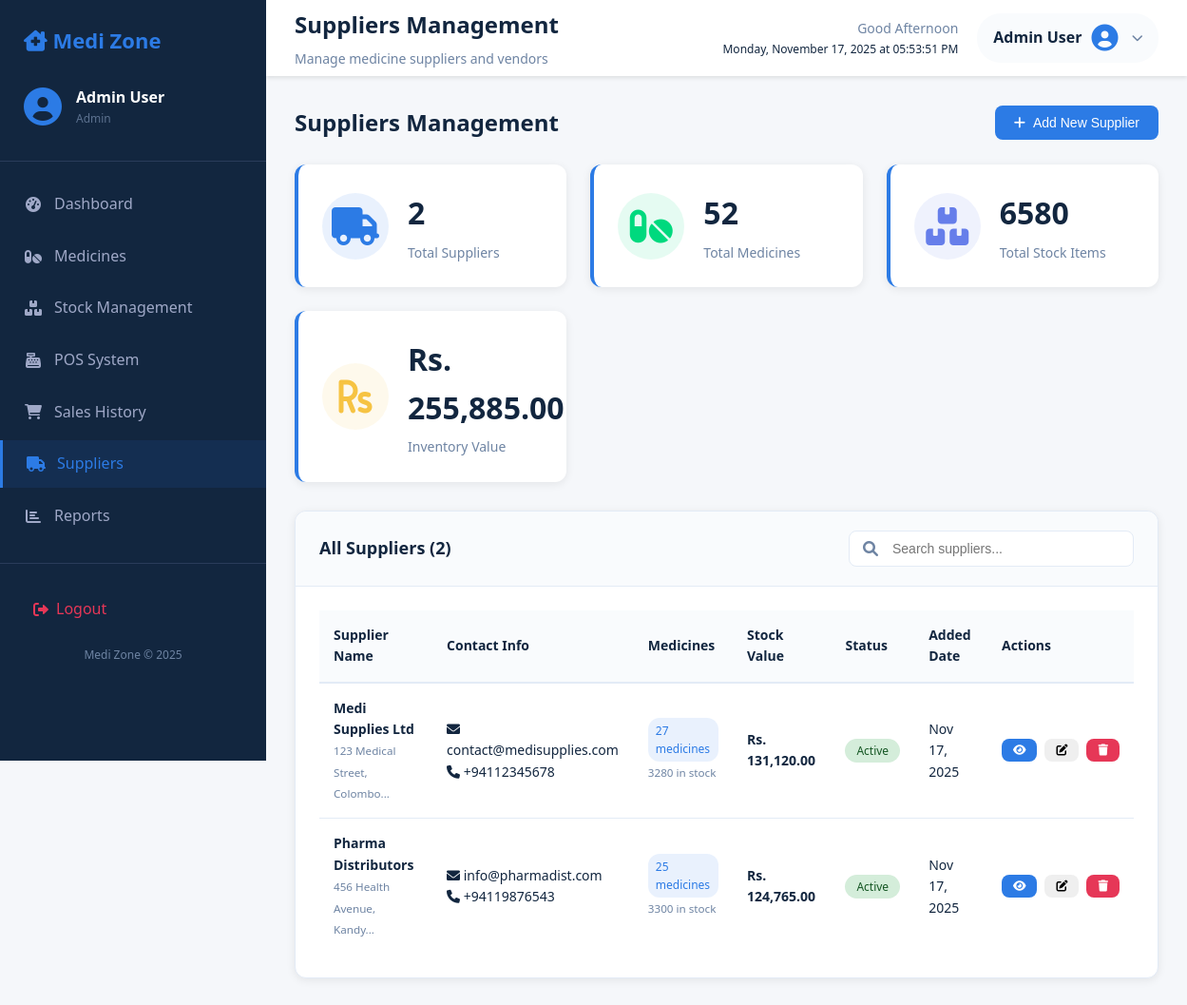
/pages/suppliers.php (signed in), run on the app's committed database.
### tables this page shows
CREATE TABLE suppliers (
    id INT AUTO_INCREMENT PRIMARY KEY,
    name VARCHAR(100) NOT NULL,
    email VARCHAR(100),
    phone VARCHAR(20),
    address TEXT,
    created_at TIMESTAMP DEFAULT CURRENT_TIMESTAMP,
    updated_at TIMESTAMP DEFAULT CURRENT_TIMESTAMP ON UPDATE CURRENT_TIMESTAMP
);

### pages/suppliers.php (the view, shortened to what this page needs)
<?php
require_once '../db.php';
try {
    $query = "SELECT s.*,
                     COUNT(m.id) as total_medicines,
                     COALESCE(SUM(m.quantity), 0) as total_stock,
                     COALESCE(SUM(m.quantity * m.cost_price), 0) as total_inventory_value
              FROM suppliers s
              LEFT JOIN medicines m ON s.id = m.supplier_id
              GROUP BY s.id
              ORDER BY s.created_at DESC";
    $stmt = $db->query($query);
    $suppliers = $stmt->fetchAll(PDO::FETCH_ASSOC);
} catch(PDOException $e) {
    $error = "Database error: " . $e->getMessage();
}
?>
<!DOCTYPE html>
<html lang="en">
<head>
    <link rel="stylesheet" href="../css/style.css">
    <link href="https://cdnjs.cloudflare.com/ajax/libs/font-awesome/6.0.0/css/all.min.css" rel="stylesheet">
</head>
<body>
    <div class="container">
        <?php include '../partials/sidebar.php'; ?>
        <div class="main-content">
            <?php include '../partials/header.php'; ?>
            <div class="content">
                <div class="page-actions">
                    <h2>Suppliers Management</h2>
                    <button class="btn btn-primary" onclick="openAddSupplierModal()">
                        <i class="fas fa-plus"></i> Add New Supplier
                    </button>
                </div>
                <div class="stats-grid">
                    <div class="stat-card">
                        <div class="stat-icon primary">
                            <i class="fas fa-truck"></i>
                        </div>
                        <div class="stat-info">
                            <h3><?php echo count($suppliers); ?></h3>
                            <p>Total Suppliers</p>
                        </div>
                    </div>
                    <div class="stat-card">
                        <div class="stat-icon success">
                            <i class="fas fa-pills"></i>
                        </div>
                        <div class="stat-info">
                            <h3><?php echo array_sum(array_column($suppliers, 'total_medicines')); ?></h3>
                            <p>Total Medicines</p>
                        </div>
                    </div>
                    <div class="stat-card">
                        <div class="stat-icon revenue">
                            <i class="fas fa-boxes"></i>
                        </div>
                        <div class="stat-info">
                            <h3><?php echo array_sum(array_column($suppliers, 'total_stock')); ?></h3>
                            <p>Total Stock Items</p>
                        </div>
                    </div>
                    <div class="stat-card">
                        <div class="stat-icon warning">
                            <i class="fas fa-rupee-sign"></i>
                        </div>
                        <div class="stat-info">
                            <h3>Rs. <?php echo number_format(array_sum(array_column($suppliers, 'total_inventory_value')), 2); ?></h3>
                            <p>Inventory Value</p>
                        </div>
                    </div>
                </div>
                <div class="card">
                    <div class="card-header">
                        <h3>All Suppliers (<?php echo count($suppliers); ?>)</h3>
                        <div class="search-box">
                            <i class="fas fa-search"></i>
                            <input type="text" id="searchSuppliers" placeholder="Search suppliers...">
                        </div>
                    </div>
                    <div class="card-body">
                        <div class="table-responsive">
                            <table class="data-table" id="suppliersTable">
                                <thead>
                                    <tr>
                                        <th>Supplier Name</th>
                                        <th>Contact Info</th>
                                        <th>Medicines</th>
                                        <th>Stock Value</th>
                                        <th>Status</th>
                                        <th>Added Date</th>
                                        <th>Actions</th>
                                    </tr>
                                </thead>
                                <tbody>
                                    <?php foreach ($suppliers as $supplier): ?>
                                        <tr>
                                            <td>
                                                <strong><?php echo htmlspecialchars($supplier['name']); ?></strong>
                                                <?php if ($supplier['address']): ?>
                                                    <br><small class="text-muted"><?php echo htmlspecialchars(substr($supplier['address'], 0, 50)); ?>...</small>
                                                <?php endif; ?>
                                            </td>
                                            <td>
                                                <?php if ($supplier['email']): ?>
                                                    <div><i class="fas fa-envelope"></i> <?php echo htmlspecialchars($supplier['email']); ?></div>
                                                <?php endif; ?>
                                                <?php if ($supplier['phone']): ?>
                                                    <div><i class="fas fa-phone"></i> <?php echo htmlspecialchars($supplier['phone']); ?></div>
                                                <?php endif; ?>
                                            </td>
                                            <td>
                                                <span class="badge badge-primary"><?php echo $supplier['total_medicines']; ?> medicines</span>
                                                <br>
                                                <small class="text-muted"><?php echo $supplier['total_stock']; ?> in stock</small>
                                            </td>
                                            <td>
                                                <strong>Rs. <?php echo number_format($supplier['total_inventory_value'], 2); ?></strong>
                                            </td>
                                            <td>
                                                <?php if ($supplier['total_medicines'] > 0): ?>
                                                    <span class="status-badge in-stock">Active</span>
                                                <?php else: ?>
                                                    <span class="status-badge out-of-stock">Inactive</span>
                                                <?php endif; ?>
                                            </td>
                                            <td><?php echo date('M j, Y', strtotime($supplier['created_at'])); ?></td>
                                            <td>
                                                <div class="action-buttons">
                                                    <button class="btn btn-sm btn-primary" onclick="viewSupplier(<?php echo $supplier['id']; ?>)">
                                                        <i class="fas fa-eye"></i>
                                                    </button>
                                                    <button class="btn btn-sm btn-warning" onclick="editSupplier(<?php echo $supplier['id']; ?>)">
                                                        <i class="fas fa-edit"></i>
                                                    </button>
                                                    <a href="?delete_id=<?php echo $supplier['id']; ?>"
                                                       class="btn btn-sm btn-danger"
                                                       onclick="return confirm('Are you sure you want to delete this supplier? This action cannot be undone.')">
                                                        <i class="fas fa-trash"></i>
                                                    </a>
                                                </div>
                                            </td>
                                        </tr>
                                    <?php endforeach; ?>
                                </tbody>
                            </table>
                        </div>
                    </div>
                </div>
            </div>
        </div>
    </div>
</body>
</html>

### pages/suppliers.php (style rules this page uses)
.badge { display: inline-block; padding: 4px 8px; border-radius: 12px; font-size: 12px; font-weight: 500; }
.badge-primary { background: rgba(44, 123, 229, 0.1); color: var(--primary); }

### data on the page
suppliers: name "Medi Supplies Ltd", address "123 Medical Street, Colombo", email "contact@medisupplies.com", phone "+94112345678", total_medicines "27", total_stock "3280", total_inventory_value "131,120.00", created_at "Nov 17, 2025"
suppliers: name "Pharma Distributors", address "456 Health Avenue, Kandy", email "info@pharmadist.com", phone "+94119876543", total_medicines "25", total_stock "3300", total_inventory_value "124,765.00", created_at "Nov 17, 2025"

### other printed values
$_SESSION['user_name'] "Admin User"
$_SESSION['user_role'] "Admin"
$page_title "Suppliers Management"
$page_description "Manage medicine suppliers and vendors"
count($suppliers) "2"
array_sum(array_column($suppliers, 'total_medicines')) "52"
array_sum(array_column($suppliers, 'total_stock')) "6580"
array_sum(array_column($suppliers, 'total_inventory_value')) "255,885.00"
